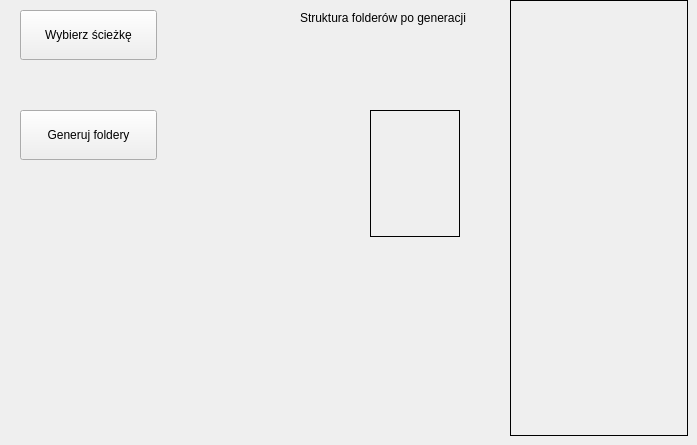
      <widget class="QWidget" name="tab_5">
       <attribute name="title">
        <string>Generacja folderów</string>
       </attribute>
       <widget class="QPushButton" name="pushButton_ChoosePath">
        <property name="enabled">
         <bool>true</bool>
        </property>
        <property name="geometry">
         <rect>
          <x>20</x>
          <y>10</y>
          <width>137</width>
          <height>50</height>
         </rect>
        </property>
        <property name="sizePolicy">
         <sizepolicy hsizetype="Minimum" vsizetype="Fixed">
          <horstretch>0</horstretch>
          <verstretch>0</verstretch>
         </sizepolicy>
        </property>
        <property name="minimumSize">
         <size>
          <width>50</width>
          <height>50</height>
         </size>
        </property>
        <property name="text">
         <string>Wybierz ścieżkę</string>
        </property>
       </widget>
       <widget class="QPushButton" name="pushButton_GenerateFolders">
        <property name="enabled">
         <bool>true</bool>
        </property>
        <property name="geometry">
         <rect>
          <x>20</x>
          <y>110</y>
          <width>137</width>
          <height>50</height>
         </rect>
        </property>
        <property name="sizePolicy">
         <sizepolicy hsizetype="Minimum" vsizetype="Fixed">
          <horstretch>0</horstretch>
          <verstretch>0</verstretch>
         </sizepolicy>
        </property>
        <property name="minimumSize">
         <size>
          <width>50</width>
          <height>50</height>
         </size>
        </property>
        <property name="text">
         <string>Generuj foldery</string>
        </property>
       </widget>
       <widget class="QLabel" name="label_FolderStructure_1">
        <property name="geometry">
         <rect>
          <x>370</x>
          <y>110</y>
          <width>90</width>
          <height>127</height>
         </rect>
        </property>
        <property name="minimumSize">
         <size>
          <width>90</width>
          <height>127</height>
         </size>
        </property>
        <property name="maximumSize">
         <size>
          <width>90</width>
          <height>127</height>
         </size>
        </property>
        <property name="frameShape">
         <enum>QFrame::Box</enum>
        </property>
        <property name="text">
         <string/>
        </property>
       </widget>
       <widget class="QLabel" name="label_FolderStructure_2">
        <property name="geometry">
         <rect>
          <x>510</x>
          <y>0</y>
          <width>178</width>
          <height>436</height>
         </rect>
        </property>
        <property name="minimumSize">
         <size>
          <width>178</width>
          <height>436</height>
         </size>
        </property>
        <property name="maximumSize">
         <size>
          <width>178</width>
          <height>436</height>
         </size>
        </property>
        <property name="frameShape">
         <enum>QFrame::Box</enum>
        </property>
        <property name="text">
         <string/>
        </property>
       </widget>
       <widget class="QLabel" name="label_20">
        <property name="geometry">
         <rect>
          <x>300</x>
          <y>10</y>
          <width>201</width>
          <height>16</height>
         </rect>
        </property>
        <property name="text">
         <string>Struktura folderów po generacji</string>
        </property>
       </widget>
      </widget>
